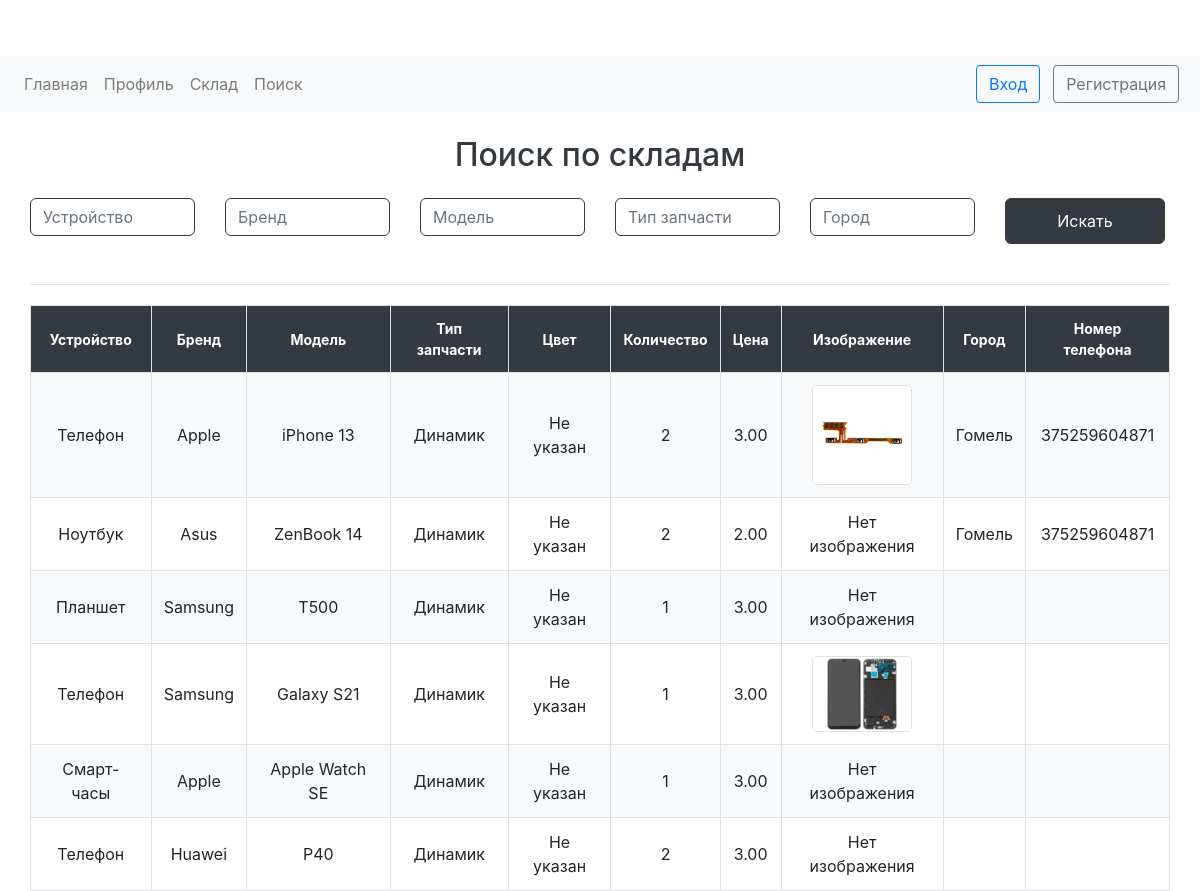
The app's page /search/ with its own data.
### warehouse/models.py (models this page shows, shortened)
class Part(models.Model):
    user = models.ForeignKey(User, on_delete=models.CASCADE)
    device = models.CharField(max_length=100)
    brand = models.CharField(max_length=100)
    model = models.CharField(max_length=100)
    part_type = models.CharField(max_length=100)
    color = models.CharField(max_length=50, blank=True, null=True)
    quantity = models.IntegerField()
    price = models.DecimalField(max_digits=10, decimal_places=2)
    image = models.ImageField(upload_to='part_images/', blank=True, null=True)
    created_at = models.DateTimeField(auto_now_add=True)  # Установи auto_now_add=True

### user_profile/models.py (models this page shows, shortened)
class Profile(models.Model):
    user = models.OneToOneField(User, on_delete=models.CASCADE)
    phone = models.CharField(max_length=15)
    city = models.CharField(max_length=100)

### warehouse/views.py (the view)
# urls.py: path('search/', views.search, name='search'),
def search(request):
    query = request.GET.get('q')
    brand = request.GET.get('brand')
    model = request.GET.get('model')
    part_type = request.GET.get('part_type')
    color = request.GET.get('color')
    city = request.GET.get('city')
    results = Part.objects.all().order_by('-created_at')  # Ordering by creation time
    if query:
        results = results.filter(device__icontains=query)
    if brand:
        results = results.filter(brand__icontains=brand)
    if model:
        results = results.filter(model__icontains=model)
    if part_type:
        results = results.filter(part_type__icontains=part_type)
    if color:
        results = results.filter(color__icontains=color)
    if city:
        results = results.filter(user__profile__city__icontains=city)
    return render(request, 'warehouse/search.html', {'results': results})

### myproject/warehouse/templates/warehouse/search.html (shortened to what this page needs)
{% extends 'warehouse/base.html' %}
{% block content %}
    <div class="container">
        <h2 class="my-4 text-center text-dark">Поиск по складам</h2>
        <form method="GET" action="{% url 'search' %}" class="mb-4">
            <div class="row">
                <div class="col-md-2 mb-3">
                    <input type="text" name="q" id="device" class="form-control border-dark" placeholder="Устройство" value="{{ request.GET.q }}" list="device-list">
                </div>
                <div class="col-md-2 mb-3">
                    <input type="text" name="brand" id="brand" class="form-control border-dark" placeholder="Бренд" value="{{ request.GET.brand }}" list="brand-list">
                </div>
                <div class="col-md-2 mb-3">
                    <input type="text" name="model" id="model" class="form-control border-dark" placeholder="Модель" value="{{ request.GET.model }}" list="model-list">
                </div>
                <div class="col-md-2 mb-3">
                    <input type="text" name="part_type" id="part_type" class="form-control border-dark" placeholder="Тип запчасти" value="{{ request.GET.part_type }}" list="part-type-list">
                </div>
                <div class="col-md-2 mb-3">
                    <input type="text" name="city" class="form-control border-dark" placeholder="Город" value="{{ request.GET.city }}">
                </div>
                <div class="col-md-2 d-flex align-items-end mb-3">
                    <button type="submit" class="btn btn-dark btn-block text-white">Искать</button>
                </div>
            </div>
        </form>
        <hr>
        <table>
            <tr>
                <th>Устройство</th>
                <th>Бренд</th>
                <th>Модель</th>
                <th>Тип запчасти</th>
                <th>Цвет</th>
                <th>Количество</th>
                <th>Цена</th>
                <th>Изображение</th>
                <th>Город</th>
                <th>Номер телефона</th>
            </tr>
            {% for result in results %}
            <tr>
                <td>{{ result.device }}</td>
                <td>{{ result.brand }}</td>
                <td>{{ result.model }}</td>
                <td>{{ result.part_type }}</td>
                <td>{{ result.color|default:"Не указан" }}</td>
                <td>{{ result.quantity }}</td>
                <td>{{ result.price }}</td>
                <td>
                    {% if result.image %}
                        <img src="{{ result.image.url }}" alt="Изображение запчасти">
                    {% else %}
                        Нет изображения
                    {% endif %}
                </td>
                <td>{{ result.user.profile.city }}</td>
                <td>{{ result.user.profile.phone }}</td>
            </tr>
            {% endfor %}
        </table>
    </div>
{% endblock %}

### static/css/styles.css (style rules this page uses)
body { padding-top: 56px; }
table { margin-top: 20px; }
form { margin-top: 20px; }
.btn { margin-right: 5px; }

### myproject/warehouse/templates/warehouse/search.html (style rules this page uses)
table { width: 100%; border-collapse: collapse; margin-top: 20px; }
th, td { padding: 12px; text-align: center; border: 1px solid #dee2e6; vertical-align: middle; }
th { background-color: #343a40; color: white; font-weight: bold; font-size: 14px; }
tr:nth-child(even) { background-color: #f8f9fa; }
img { max-width: 100px; height: auto; border-radius: 5px; border: 1px solid #dee2e6; }
.container { max-width: 1200px; margin: auto; }
.form-control { border-radius: 0.375rem; box-shadow: none; transition: border-color 0.2s ease; }
.btn-dark { border-radius: 0.375rem; padding: 10px 15px; font-size: 16px; background-color: #343a40; border-color: #343a40; }

### records on screen
Part: device "Телефон", brand "Apple", model "iPhone 13", part_type "Динамик", color "Не указан", quantity "2", price "3.00", image (picture), user.profile.city "Гомель", user.profile.phone "375259604871"
Part: device "Ноутбук", brand "Asus", model "ZenBook 14", part_type "Динамик", color "Не указан", quantity "2", price "2.00", image "Нет изображения", user.profile.city "Гомель", user.profile.phone "375259604871"
Part: device "Планшет", brand "Samsung", model "T500", part_type "Динамик", color "Не указан", quantity "1", price "3.00", image "Нет изображения"
Part: device "Телефон", brand "Samsung", model "Galaxy S21", part_type "Динамик", color "Не указан", quantity "1", price "3.00", image (picture)
Part: device "Смарт-часы", brand "Apple", model "Apple Watch SE", part_type "Динамик", color "Не указан", quantity "1", price "3.00", image "Нет изображения"
Part: device "Телефон", brand "Huawei", model "P40", part_type "Динамик", color "Не указан", quantity "2", price "3.00", image "Нет изображения"
